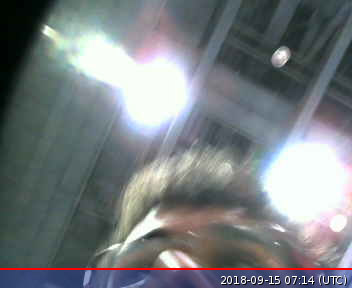
#> input picture image.jpeg, 352 x 288 px, given in place of the camera
$ python color_coordinates.py
#> lines starting #> are read from the running program, lines starting #| are printed output that depends on the picture; after the words box and inside, x2 and y2 are one past the last pixel; in counts of white or black regions, pixels touching at a corner belong together; long printed decimals are rounded

import numpy as np
import argparse
import imutils
import cv2

X=""

ap = argparse.ArgumentParser()
ap.add_argument("-v", "--video",
                help="path to the (optional) video file")
ap.add_argument("-b", "--buffer", type=int, default=64,
                help="max buffer size")
args = vars(ap.parse_args())

# define the lower and upper boundaries of the colors in the HSV color space
lower = {'red': (166, 84, 141), 'green': (66, 122, 129), 'blue': (97, 100, 117), 'yellow': (23, 59, 119),
         'orange': (0, 50, 80)}  # assign new item lower['blue'] = (93, 10, 0)
upper = {'red': (186, 255, 255), 'green': (86, 255, 255), 'blue': (117, 255, 255), 'yellow': (54, 255, 255),
         'orange': (20, 255, 255)}

# define standard colors for circle around the object
colors = {'red': (0, 0, 255), 'green': (0, 255, 0), 'blue': (255, 0, 0), 'yellow': (0, 255, 217),
          'orange': (0, 140, 255)}

if not args.get("video", False):
    camera = cv2.VideoCapture(1)


else:
    camera = cv2.VideoCapture(args["video"])


while True:
    (grabbed, frame) = camera.read()
#> frame is the input picture: shape (288, 352, 3); mean B, G, R 128.5, 125.3, 119.8
    if args.get("video") and not grabbed:
        break

    frame = imutils.resize(frame, width=600)
#> frame: shape (490, 600, 3)

    blurred = cv2.GaussianBlur(frame, (11, 11), 0)
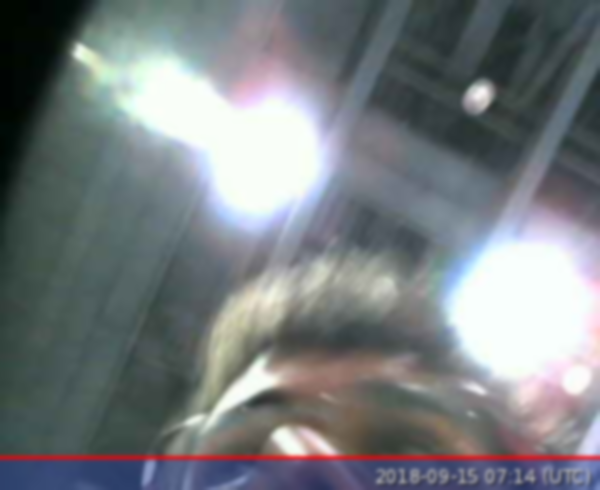
#> blurred: shape (490, 600, 3); mean B, G, R 128.5, 125.3, 119.8
    hsv = cv2.cvtColor(blurred, cv2.COLOR_BGR2HSV)
#> hsv: shape (490, 600, 3); mean H, S, V 88.1, 44.9, 134.1

    for key, value in upper.items():
        kernel = np.ones((9, 9), np.uint8)
        mask = cv2.inRange(hsv, lower[key], upper[key])
        mask = cv2.morphologyEx(mask, cv2.MORPH_OPEN, kernel)
        mask = cv2.morphologyEx(mask, cv2.MORPH_CLOSE, kernel)

        cnts = cv2.findContours(mask.copy(), cv2.RETR_EXTERNAL,
                                cv2.CHAIN_APPROX_SIMPLE)[-2]
        center = None

        if len(cnts) > 0:

            c = max(cnts, key=cv2.contourArea)
            ((x, y), radius) = cv2.minEnclosingCircle(c)
            M = cv2.moments(c)
            center = (int(M["m10"] / M["m00"]), int(M["m01"] / M["m00"]))

            if radius > 0.5:
                # draw the circle and centroid on the frame,
                # then update the list of tracked points
                cv2.circle(frame, (int(x), int(y)), int(radius), colors[key], 2)
                cv2.putText(frame, key + " ball", (int(x - radius), int(y - radius)), cv2.FONT_HERSHEY_SIMPLEX, 0.6, colors[key], 2)
            print(key,"\t",radius,"\t",x,"\t",y)
#> this loop made 5 passes
#> (x, y, radius, center) on passes 3, 5: (66.5, 485.4, 29.72, (60, 480)), (339.4, 395.9, 55.52, (334, 395))
#| blue 	 29.717 	 66.5 	 485.413
#| orange 	 55.523 	 339.397 	 395.852
#> pass 1, `mask = cv2.inRange(hsv, lower[key], upper[key])`:
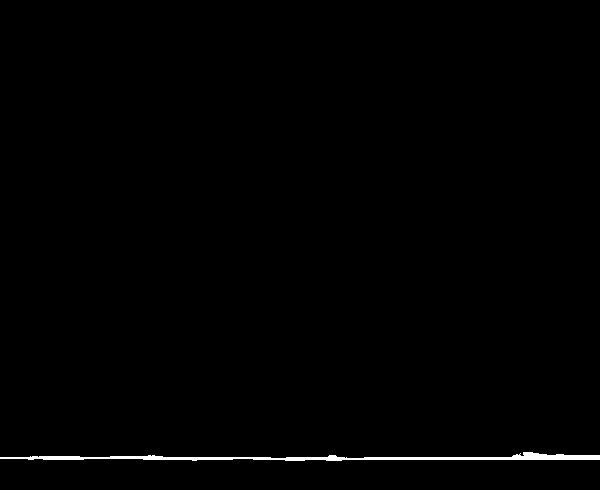
#> mask: shape (490, 600); 0.7% white; 1 white region, box (x1, y1, x2, y2) and area: (0, 452, 600, 461) 2049
#> pass 3, `mask = cv2.inRange(hsv, lower[key], upper[key])`:
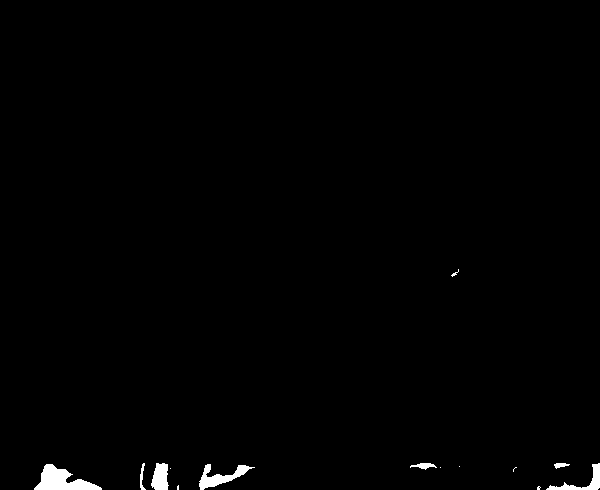
#> mask: shape (490, 600); 0.84% white; 14 white regions (7 under 20 px), largest, box (x1, y1, x2, y2) and area: (34, 464, 102, 490) 910, (199, 464, 255, 490) 532, (546, 463, 600, 490) 382
#> pass 3, `mask = cv2.morphologyEx(mask, cv2.MORPH_OPEN, kernel)`:
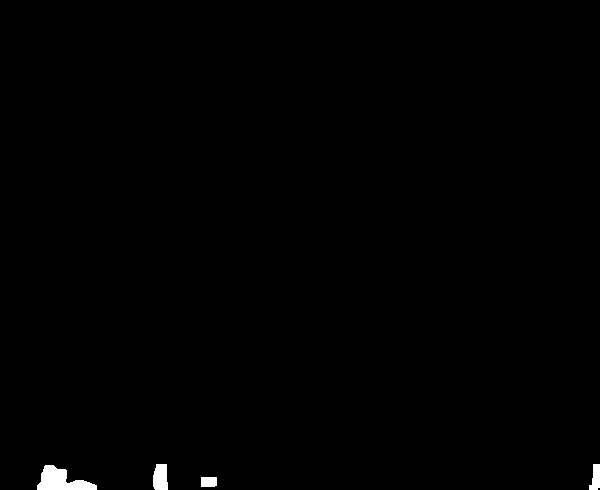
#> mask: shape (490, 600); 0.53% white; 4 white regions, box (x1, y1, x2, y2) and area: (37, 465, 97, 490) 852, (153, 464, 168, 490) 346, (589, 464, 600, 490) 205, (201, 477, 217, 487) 158
#> after the loop:
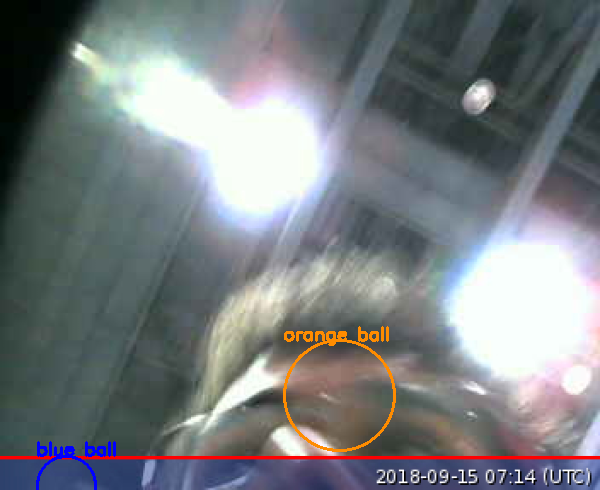
#> frame: shape (490, 600, 3); mean B, G, R 128.5, 125.3, 120.5

    cv2.imshow("Frame", frame)

    key = cv2.waitKey(1) & 0xFF
#> (key q is pressed here)

    if key == ord("q"):
        break

camera.release()
cv2.destroyAllWindows()

print("^^^^^^^^^^^^^^^^^^^^^^^^^^^^^^^^^^^^^^^^^^", X)
